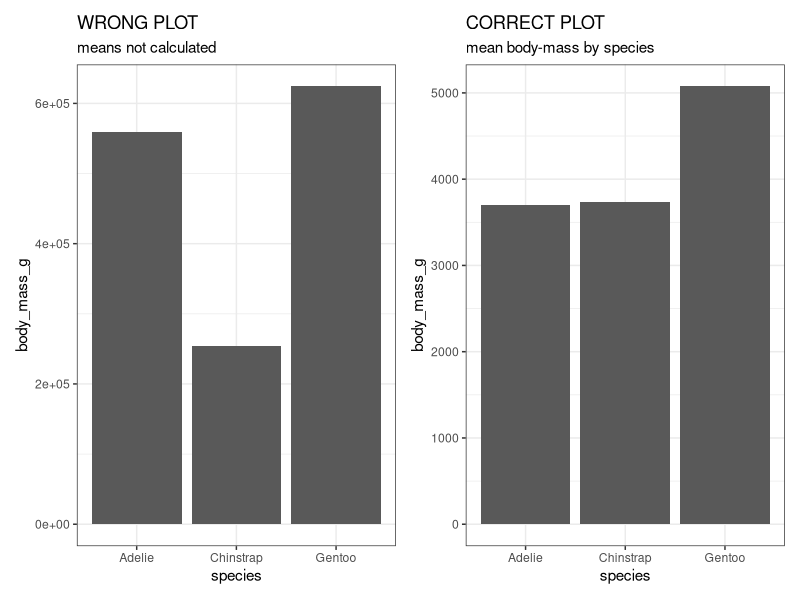
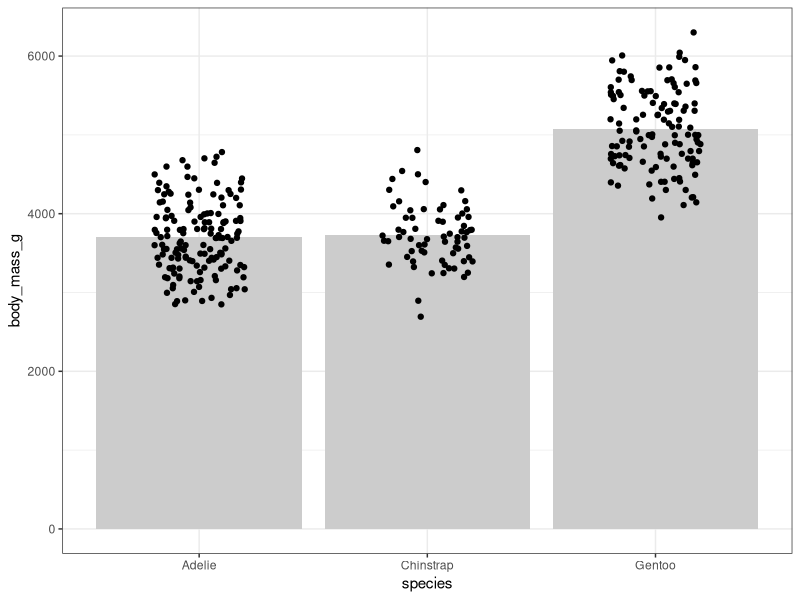
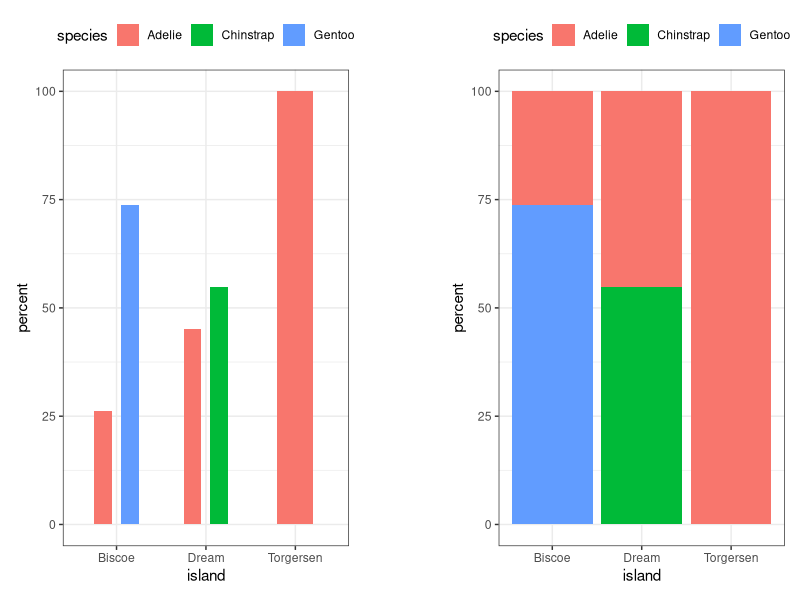

The R source for these figures, in order:
## ---- chunk 1
knitr::opts_chunk$set(echo = TRUE,
                      warning = FALSE,
                      message = FALSE)
## ---- chunk 2
library(tidyverse)
library(palmerpenguins)

theme_set(theme_bw())
## ---- chunk 3
gg_bar1 = penguins %>% 
  ggplot(aes(x = species, y = body_mass_g))+
  geom_bar(stat = "identity")+
  labs(title = "WRONG PLOT",
       subtitle = "means not calculated")

gg_bar2 = penguins %>% 
  group_by(species) %>% 
  dplyr::summarise(body_mass_g = mean(body_mass_g, na.rm = TRUE)) %>% 
  ggplot(aes(x = species, y = body_mass_g))+
  geom_bar(stat = "identity")+
  labs(title = "CORRECT PLOT",
       subtitle = "mean body-mass by species")
## ---- chunk 4
library(patchwork)
gg_bar1 + gg_bar2
## ---- chunk 5
penguins %>% 
  group_by(species) %>% 
  dplyr::summarise(body_mass_g = mean(body_mass_g, na.rm = TRUE)) %>% 
  ggplot(aes(x = species, y = body_mass_g))+
  geom_bar(stat = "identity", fill = "grey80")+
  geom_jitter(data = penguins, width = 0.2)
## ---- chunk 6
penguins_summary = 
  penguins %>% 
  group_by(species, island) %>% 
  dplyr::summarise(n = n()) %>% 
  group_by(island) %>% 
  dplyr::mutate(total = sum(n),
                percent = (n/total)*100)
## ---- chunk 7
gg_dodged = penguins_summary %>% 
  ggplot(aes(x = island, y = percent, fill = species))+
  geom_bar(stat = "identity", position = position_dodge(width = 0.6), width = 0.4)+
  theme_bw()+
  theme(legend.position = "top")
## ---- chunk 8
gg_stacked = penguins_summary %>% 
  ggplot(aes(x = island, y = percent, fill = species))+
  geom_bar(stat = "identity", position = "stack")+
  theme_bw()+
  theme(legend.position = "top")
## ---- chunk 9
gg_dodged + plot_spacer()+ gg_stacked +
  plot_layout(widths = c(2, 0.5, 2))
